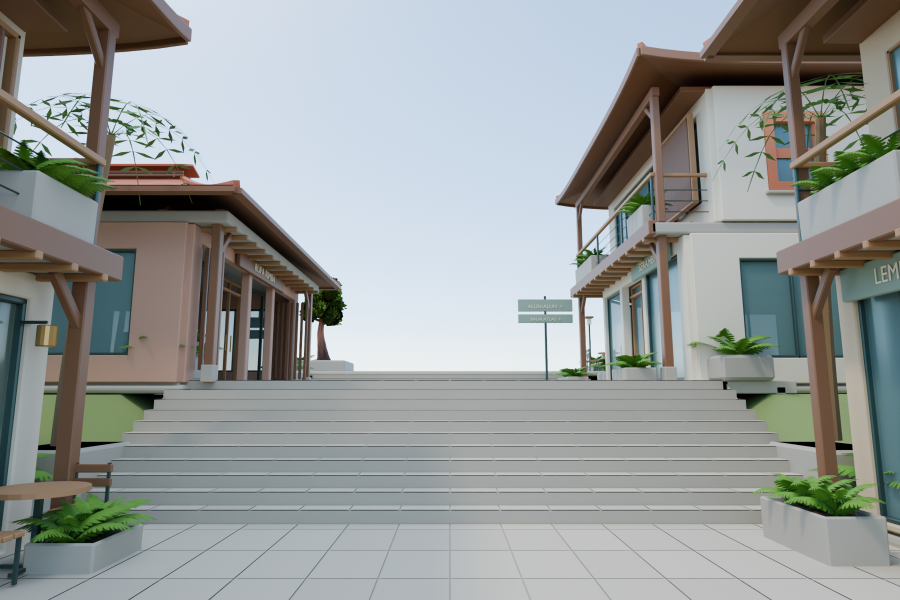
#> input picture validation/market-street-s2c/01-arrival.png, 1800 x 1200 px (shown at 1/2 size)
$ python make_comparisons.py
#> lines starting #> are read from the running program, lines starting #| are printed output that depends on the picture
"""Lay out unchanged captured pixels for review; never synthesizes scene imagery."""
from pathlib import Path
from PIL import Image,ImageDraw,ImageFont
R=Path(__file__).resolve().parents[2];V=Path(__file__).resolve().parent;D=R/'docs/urban-atlas/market-street-s2d'
font=ImageFont.truetype('/System/Library/Fonts/Helvetica.ttc',25)
def sheet(name,items,cols=2):
 w,h=900,600;rows=(len(items)+cols-1)//cols
 out=Image.new('RGB',(cols*w,rows*(h+48)),(239,235,224));draw=ImageDraw.Draw(out)
 for i,(file,label) in enumerate(items):
  im=Image.open(file).convert('RGB');im=im.resize((w,h),Image.Resampling.LANCZOS);x=(i%cols)*w;y=(i//cols)*(h+48)
  draw.text((x+16,y+11),label,font=font,fill=(33,60,54));out.paste(im,(x,y+48))
 out.save(D/name,quality=93)
sheet('street-comparison.jpg',[(V.parent/'market-street-s2c/01-arrival.png','Approved Blender camera'),(V/'01-browser-arrival.png','Actual Three.js · same camera / authored glass')])
#> in sheet, `out.paste(im, (x, y + 48))`:
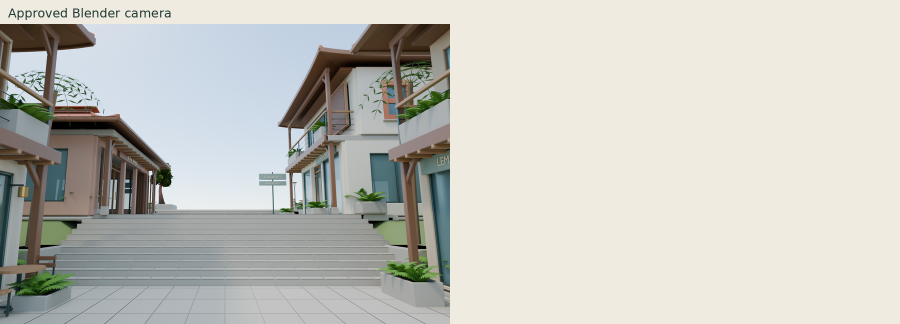
#> out: PIL image 1800x648 RGB (shown at 1/2 size); mean R, G, B 197.9, 197.7, 191.2
#> pass 2 of the loop in sheet, `for i,(file,label) in enumerate(items):`:
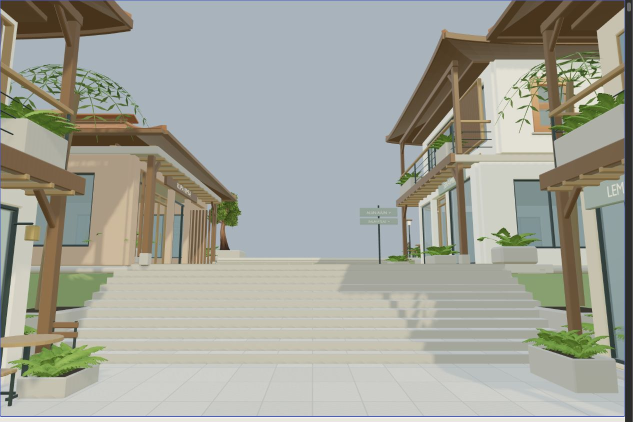
#> input picture validation/market-street-s2d/01-browser-arrival.png, 1265 x 843 px (shown at 1/2 size)
#> in sheet, im is the input picture: PIL image 1265x843 RGB; mean R, G, B 161.8, 162.9, 152.8
#> im: PIL image 900x600 RGB
sheet('aerial-comparison.jpg',[(V.parent/'market-street-s2c/03-elevated.png','Approved Blender aerial'),(V/'02-browser-elevated.png','Actual Three.js · same camera')])
#> call 2 of sheet, with name = 'aerial-comparison.jpg', cols = 2
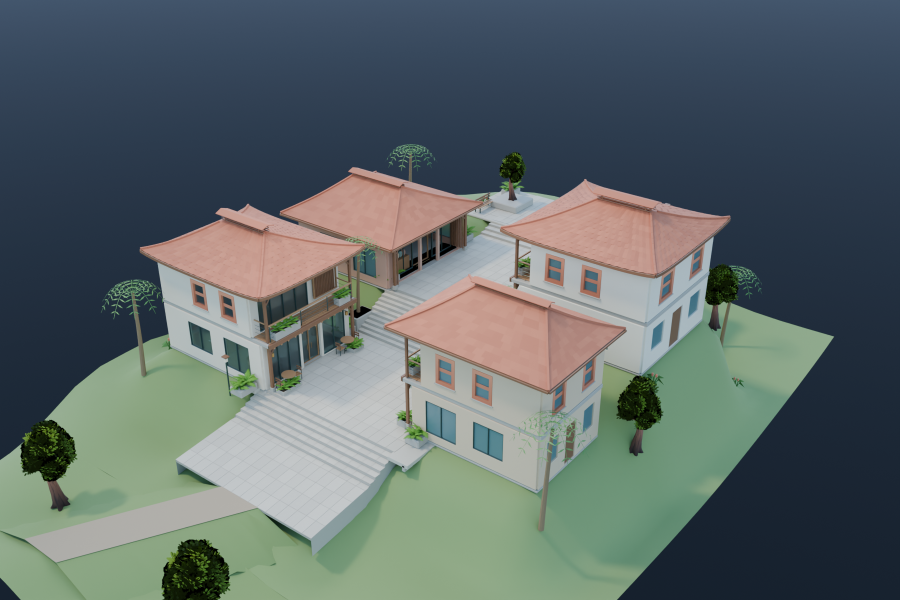
#> input picture validation/market-street-s2c/03-elevated.png, 1800 x 1200 px (shown at 1/2 size)
#> in sheet (call 2), `out.paste(im, (x, y + 48))`:
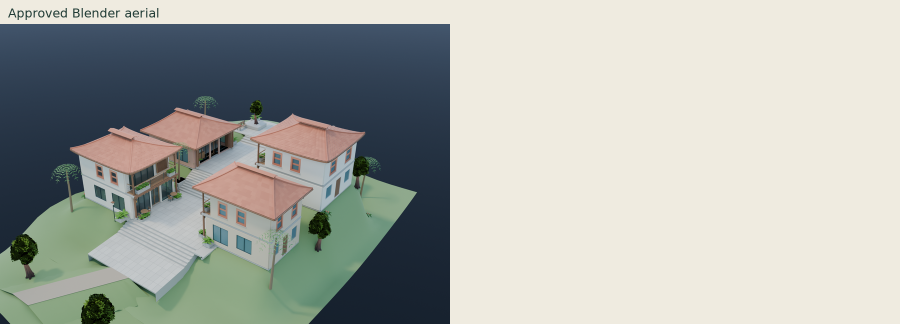
#> out: PIL image 1800x648 RGB (shown at 1/2 size); mean R, G, B 171.1, 174.2, 168.5
#> pass 2 of the loop in sheet, `for i,(file,label) in enumerate(items):`:
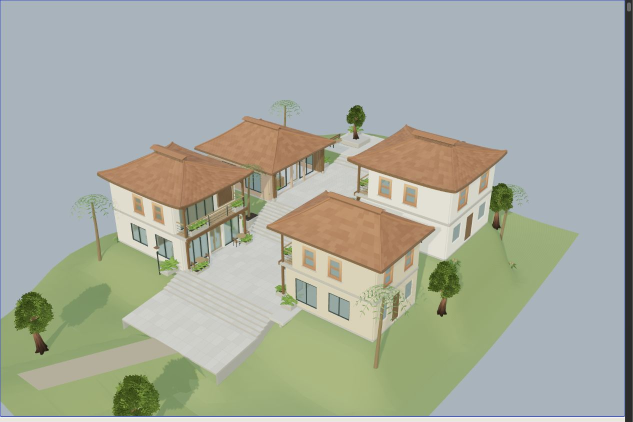
#> input picture validation/market-street-s2d/02-browser-elevated.png, 1265 x 843 px (shown at 1/2 size)
#> in sheet, im is the input picture: PIL image 1265x843 RGB; mean R, G, B 166.8, 171.7, 159.2
#> im: PIL image 900x600 RGB
sheet('island-evidence.jpg',[(V/'06-island-skyport.png','Skyport reservation · original island'),(V/'05-island-market.png','Market → square · forest termination'),(V/'07-island-opposite.png','Opposite pedestrian view'),(V/'08-island-elevations.png','Rear elevations · natural terrain'),(V/'09-island-context.png','Whole-island context · no terrain edits'),(V/'17-foundation-closeup.png','Exposed undersides · grading removed')])
#> call 3 of sheet, with name = 'island-evidence.jpg', cols = 2
#> in sheet (call 3), `out = Image.new('RGB', (cols * w, rows * (h + 48)), (239, 235, 224))`:
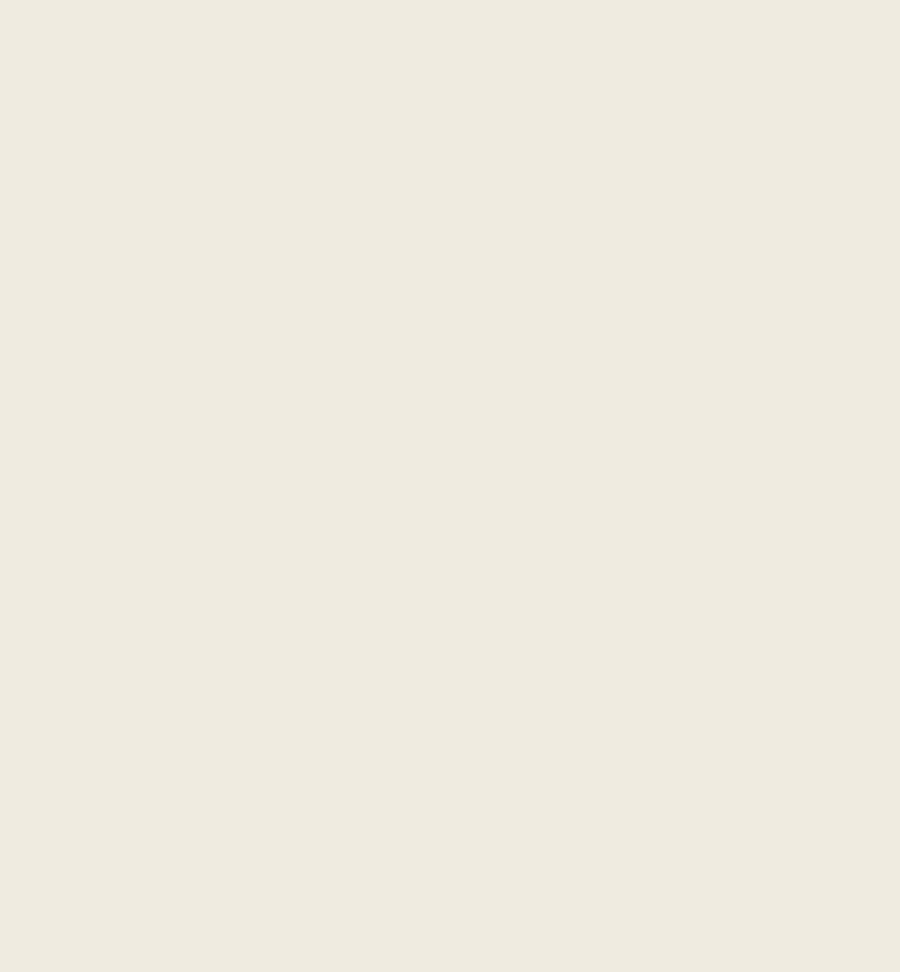
#> out: PIL image 1800x1944 RGB (shown at 1/2 size); mean R, G, B 239, 235, 224
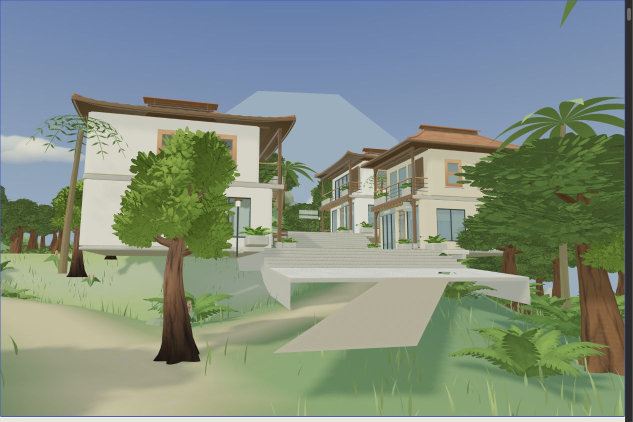
#> input picture validation/market-street-s2d/06-island-skyport.png, 1265 x 843 px (shown at 1/2 size)
#> in sheet, im is the input picture: PIL image 1265x843 RGB; mean R, G, B 129.9, 143.2, 129.8
#> in sheet (call 3), `im = im.resize((w, h), Image.Resampling.LANCZOS)`:
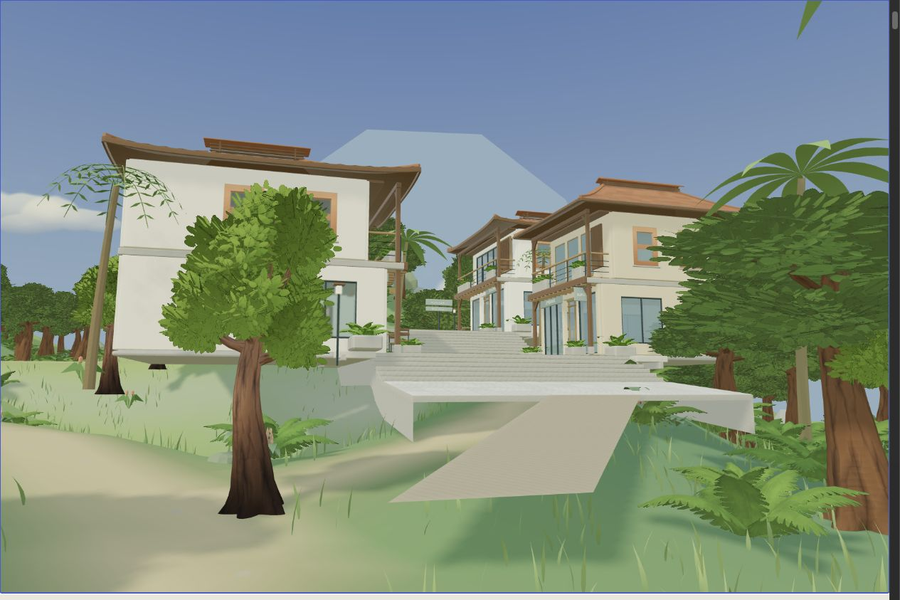
#> im: PIL image 900x600 RGB; mean R, G, B 129.9, 143.2, 129.8
#> in sheet (call 3), `out.paste(im, (x, y + 48))`:
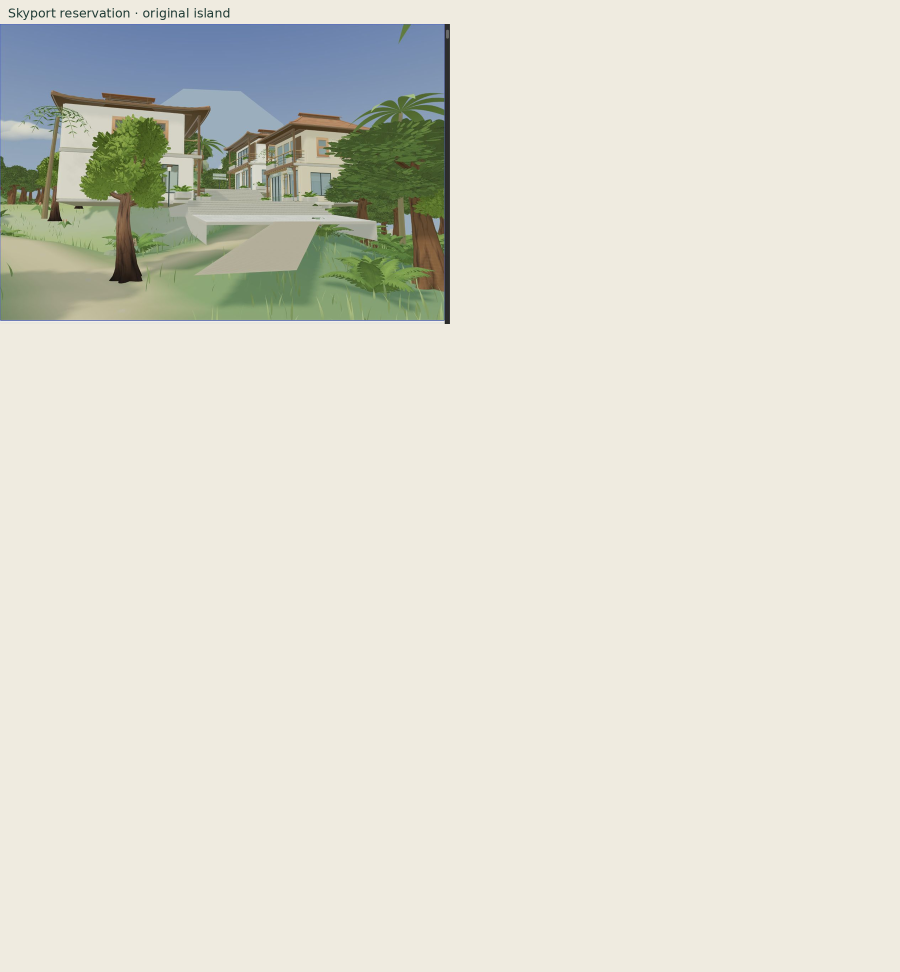
#> out: PIL image 1800x1944 RGB (shown at 1/2 size); mean R, G, B 222, 220.7, 209.4
#> pass 2 of the loop in sheet, `for i,(file,label) in enumerate(items):`:
#> im: PIL image 900x600 RGB
#> in sheet (call 3), `out.paste(im, (x, y + 48))`:
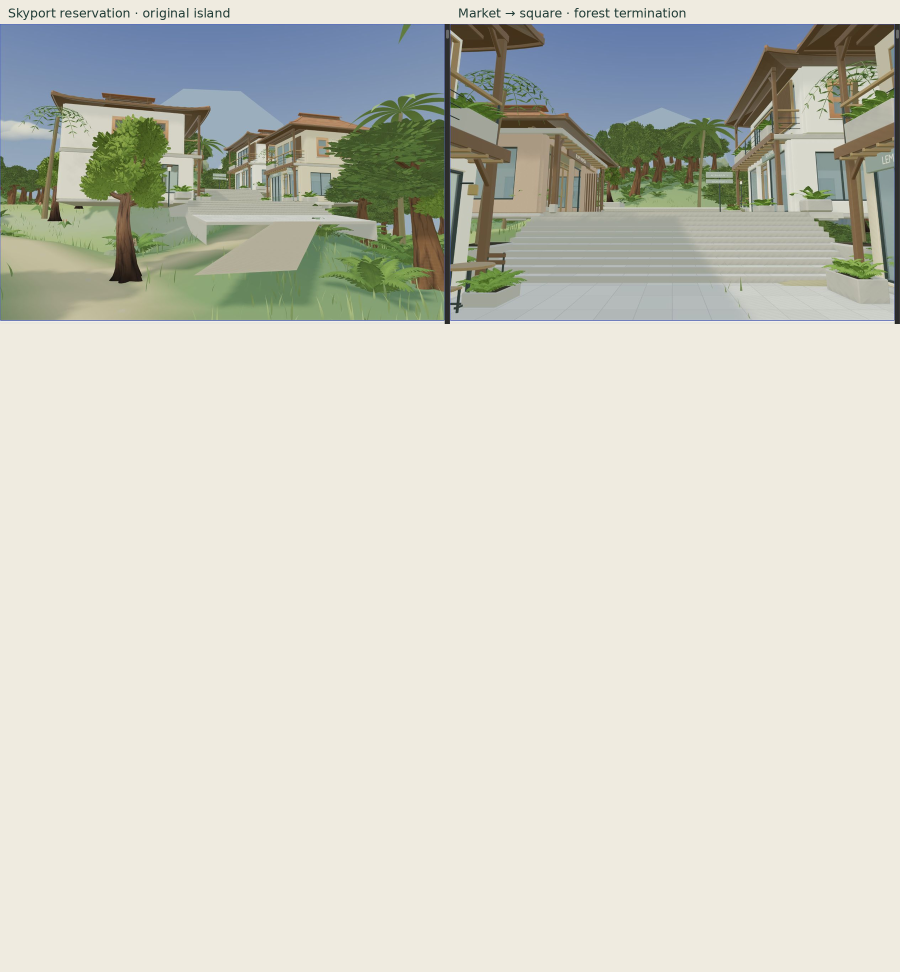
#> out: PIL image 1800x1944 RGB (shown at 1/2 size); mean R, G, B 206.7, 206.8, 195.9
#> (the run stopped early here; a loop or call above may not have finished)
